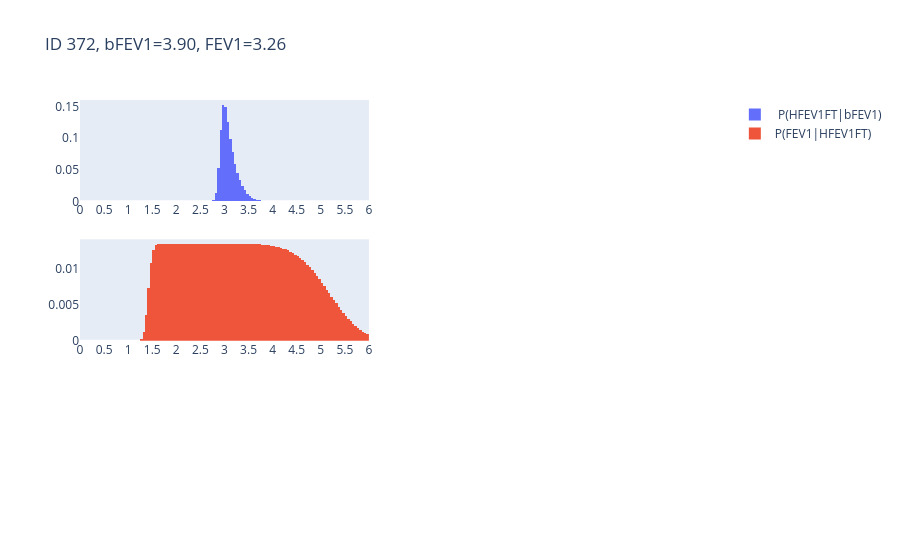

Write notebook code for a chart like this one.
### Code cell
idx_min_diff = df_br_excl_max["log prob diff"].idxmin()

idx = idx_min_diff
id = df_br_excl_max.iloc[idx]["ID"]

ecFEV1 = mh.VariableNode("ecFEV1 (L)", 0, 6, 0.05, prior=None)
HFEV1 = mh.SharedVariableNode("Healthy FEV1 (L)", 1, 6, 0.05, prior=None)

fig = make_subplots(rows=3, cols=2)
# Prior P(HFEV1|age, sex, height)


# P(HFEV1FT | bFEV1)
p = df_rmax[df_rmax["ID"] == id]["P(HFEV1|bFEV1)"].values[0]
ih.plot_histogram(fig, ecFEV1, p, 0, HFEV1.b, 1, 1, name=f" P(HFEV1FT|bFEV1)")

# P(FEV1 | HFEV1FT)
p = df_br_excl_max.iloc[idx]["P(FEV1|HFEV1FT)"]
ih.plot_histogram(fig, HFEV1, p, ecFEV1.a, ecFEV1.b, 2, 1, name=f"P(FEV1|HFEV1FT)")

title = f"ID {id}, bFEV1={df_rmax[df_rmax['ID'] == id]['FEV1'].values[0]:.2f}, FEV1={df_br_excl_max.iloc[idx]['FEV1']:.2f}"
fig.update_layout(title=title)
fig.show()
